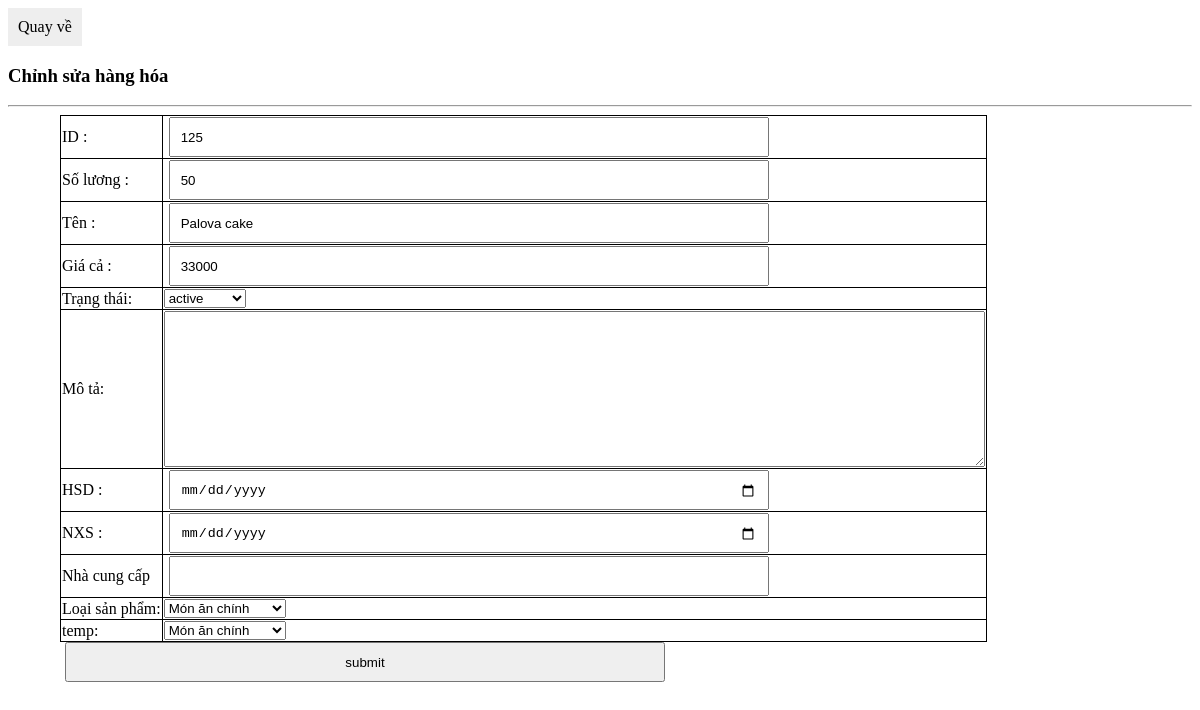
The page /admin/update.php?option_list=update&id_list=125 on the database its author committed.
### tables this page shows
CREATE TABLE `item_1` (
  `id` int(30) NOT NULL,
  `thu_tu` int(200) NOT NULL,
  `name` varchar(200) NOT NULL,
  `img` varchar(500) NOT NULL,
  `cost` int(50) NOT NULL,
  `status` varchar(100) NOT NULL,
  `details` text NOT NULL,
  `HSD` date NOT NULL,
  `NXS` date NOT NULL,
  `Supply` varchar(100) NOT NULL,
  `type` varchar(100) NOT NULL,
  `category` varchar(100) NOT NULL
);

### admin/update.php (the view, shortened to what this page needs)
<?php
    include('../config/config.php');
        $id_list = $_GET['id_list'];
        $sql_list = "SELECT * FROM item_1 WHERE id='". $id_list."' " ;
        $query_list_update = mysqli_query($mysqli, $sql_list);
        $list_rows = mysqli_fetch_array( $query_list_update);
?>
<div class="menu">
    <a href="list.php">Quay về</a>
</div>
<h3>Chỉnh sửa hàng hóa</h3>
<hr>
<div class="main-body">
  <form action="update.php?id_list=<?php echo $id_list?>" method="POST">
        <table>
            <tr >
                <td><span>ID :</span></td>
                <td><input type="text" name="id" value="<?php echo $list_rows['id']?>"></td>
            </tr>
            <tr>
                <td><span>Số lương :</span></td>
                <td> <input type="text" name="thu_tu" value="<?php echo $list_rows['thu_tu']?>"></td>
            </tr>
            <tr>
                <td>Tên :</td>
                <td><input type="text" name="name" value="<?php echo $list_rows['name']?>"></td>
            </tr>
            <tr>
                <td>Giá cả :</td>
                <td><input type="text" name="cost" value="<?php echo $list_rows['cost']?>"></td>
            </tr>
            <tr>
                <td>Trạng thái: </td>
                <td><select name="status" id="">
                        <option value="active">active</option>
                </select></td>
            </tr>
            <tr>
                <td>Mô tả:</td>
                <td> <textarea rows="10" cols="100"  name="details" value="<?php echo $list_rows['details']?>"></textarea></td>
            </tr>
            <tr>
                <td>HSD :</td>
                <td> <input type="date" name="HSD" value="<?php echo $list_rows['HSD']?>"></td>
            </tr>
            <tr>
                <td>NXS :</td>
                <td><input type="date" name="NXS" value="<?php echo $list_rows['NXS']?>"></td>
            </tr>
            <tr>
                <td>Nhà cung cấp</td>
                <td><input type="text" name="Supply" value="<?php echo $list_rows['Supply']?>"></td>
            </tr>
            <tr>
                <td>Loại sản phẩm:</td>
                <td>
                    <select name="type" id="">
                        <option value="main_food">Món ăn chính</option>
                    </select>
                </td>
            </tr>
            <tr>
            <td>temp:</td>
                <td>
                    <select name="category" id="">
                        <option value="main_food">Món ăn chính</option>
                    </select>
                </td>
            </tr>
        </table>
        <input type="submit" name="update" value="submit">
    </form>
</div>

### admin/update.php (style rules this page uses)
table { border-collapse:collapse; background-color: #fff; padding: 10px; }
tr { border:1px solid black; }
td { border:1px solid black; }
.main-body { width: 1080px; height: 560px; margin: 0 auto; }
.menu a { display: inline-block; padding :10px; text-decoration: none; color: black; background-color: #eee; }
input { margin: 0px 5px 0px 5px; width: 600px; height: 40px; padding: 10px; }

### rows shown on the page
item_1: id "125", thu_tu "50", name "Palova cake", cost "33000"
